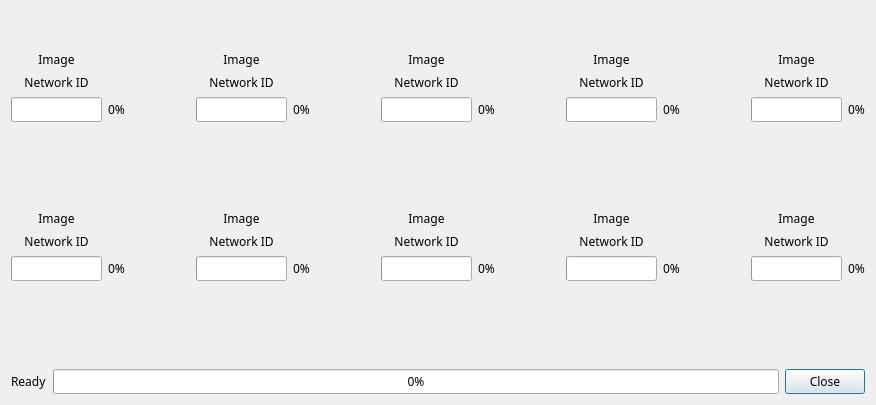
<?xml version="1.0" encoding="UTF-8"?>
<ui version="4.0">
 <class>MODI_ESP32_FIRMWARE_UPDATE_LIST</class>
 <widget class="QDialog" name="MODI_ESP32_FIRMWARE_UPDATE_LIST">
  <property name="geometry">
   <rect>
    <x>0</x>
    <y>0</y>
    <width>876</width>
    <height>393</height>
   </rect>
  </property>
  <property name="sizePolicy">
   <sizepolicy hsizetype="MinimumExpanding" vsizetype="MinimumExpanding">
    <horstretch>0</horstretch>
    <verstretch>0</verstretch>
   </sizepolicy>
  </property>
  <property name="minimumSize">
   <size>
    <width>0</width>
    <height>0</height>
   </size>
  </property>
  <property name="maximumSize">
   <size>
    <width>16777215</width>
    <height>16777215</height>
   </size>
  </property>
  <property name="font">
   <font>
    <family>LuxHanSans</family>
   </font>
  </property>
  <property name="focusPolicy">
   <enum>Qt::StrongFocus</enum>
  </property>
  <property name="windowTitle">
   <string>Update list</string>
  </property>
  <property name="autoFillBackground">
   <bool>false</bool>
  </property>
  <layout class="QVBoxLayout" name="verticalLayout">
   <item>
    <spacer name="verticalSpacer_4">
     <property name="orientation">
      <enum>Qt::Vertical</enum>
     </property>
     <property name="sizeType">
      <enum>QSizePolicy::Fixed</enum>
     </property>
     <property name="sizeHint" stdset="0">
      <size>
       <width>20</width>
       <height>40</height>
      </size>
     </property>
    </spacer>
   </item>
   <item>
    <layout class="QHBoxLayout" name="horizontalLayout">
     <item>
      <layout class="QGridLayout" name="gridLayout">
       <item row="2" column="1">
        <widget class="QLabel" name="progress_value_1">
         <property name="text">
          <string>0%</string>
         </property>
         <property name="alignment">
          <set>Qt::AlignCenter</set>
         </property>
        </widget>
       </item>
       <item row="2" column="0">
        <widget class="QProgressBar" name="progress_bar_1">
         <property name="value">
          <number>0</number>
         </property>
         <property name="textVisible">
          <bool>false</bool>
         </property>
         <property name="orientation">
          <enum>Qt::Horizontal</enum>
         </property>
         <property name="textDirection">
          <enum>QProgressBar::TopToBottom</enum>
         </property>
        </widget>
       </item>
       <item row="3" column="0">
        <widget class="QLabel" name="error_message_1">
         <property name="text">
          <string/>
         </property>
         <property name="alignment">
          <set>Qt::AlignCenter</set>
         </property>
        </widget>
       </item>
       <item row="1" column="0">
        <widget class="QLabel" name="network_id_1">
         <property name="text">
          <string>Network ID</string>
         </property>
         <property name="alignment">
          <set>Qt::AlignCenter</set>
         </property>
        </widget>
       </item>
       <item row="0" column="0">
        <widget class="QLabel" name="image_1">
         <property name="text">
          <string>Image</string>
         </property>
         <property name="alignment">
          <set>Qt::AlignCenter</set>
         </property>
        </widget>
       </item>
      </layout>
     </item>
     <item>
      <spacer name="horizontalSpacer_2">
       <property name="orientation">
        <enum>Qt::Horizontal</enum>
       </property>
       <property name="sizeType">
        <enum>QSizePolicy::MinimumExpanding</enum>
       </property>
       <property name="sizeHint" stdset="0">
        <size>
         <width>37</width>
         <height>17</height>
        </size>
       </property>
      </spacer>
     </item>
     <item>
      <layout class="QGridLayout" name="gridLayout_2">
       <item row="1" column="0">
        <widget class="QLabel" name="network_id_2">
         <property name="text">
          <string>Network ID</string>
         </property>
         <property name="alignment">
          <set>Qt::AlignCenter</set>
         </property>
        </widget>
       </item>
       <item row="0" column="0">
        <widget class="QLabel" name="image_2">
         <property name="text">
          <string>Image</string>
         </property>
         <property name="alignment">
          <set>Qt::AlignCenter</set>
         </property>
        </widget>
       </item>
       <item row="2" column="1">
        <widget class="QLabel" name="progress_value_2">
         <property name="text">
          <string>0%</string>
         </property>
         <property name="alignment">
          <set>Qt::AlignCenter</set>
         </property>
        </widget>
       </item>
       <item row="3" column="0">
        <widget class="QLabel" name="error_message_2">
         <property name="text">
          <string/>
         </property>
         <property name="alignment">
          <set>Qt::AlignCenter</set>
         </property>
        </widget>
       </item>
       <item row="2" column="0">
        <widget class="QProgressBar" name="progress_bar_2">
         <property name="value">
          <number>0</number>
         </property>
         <property name="textVisible">
          <bool>false</bool>
         </property>
         <property name="orientation">
          <enum>Qt::Horizontal</enum>
         </property>
         <property name="textDirection">
          <enum>QProgressBar::TopToBottom</enum>
         </property>
        </widget>
       </item>
      </layout>
     </item>
     <item>
      <spacer name="horizontalSpacer_3">
       <property name="orientation">
        <enum>Qt::Horizontal</enum>
       </property>
       <property name="sizeType">
        <enum>QSizePolicy::MinimumExpanding</enum>
       </property>
       <property name="sizeHint" stdset="0">
        <size>
         <width>37</width>
         <height>17</height>
        </size>
       </property>
      </spacer>
     </item>
     <item>
      <layout class="QGridLayout" name="gridLayout_3">
       <item row="2" column="0">
        <widget class="QProgressBar" name="progress_bar_3">
         <property name="value">
          <number>0</number>
         </property>
         <property name="textVisible">
          <bool>false</bool>
         </property>
         <property name="orientation">
          <enum>Qt::Horizontal</enum>
         </property>
         <property name="textDirection">
          <enum>QProgressBar::TopToBottom</enum>
         </property>
        </widget>
       </item>
       <item row="3" column="0">
        <widget class="QLabel" name="error_message_3">
         <property name="text">
          <string/>
         </property>
         <property name="alignment">
          <set>Qt::AlignCenter</set>
         </property>
        </widget>
       </item>
       <item row="2" column="1">
        <widget class="QLabel" name="progress_value_3">
         <property name="text">
          <string>0%</string>
         </property>
         <property name="alignment">
          <set>Qt::AlignCenter</set>
         </property>
        </widget>
       </item>
       <item row="0" column="0">
        <widget class="QLabel" name="image_3">
         <property name="text">
          <string>Image</string>
         </property>
         <property name="alignment">
          <set>Qt::AlignCenter</set>
         </property>
        </widget>
       </item>
       <item row="1" column="0">
        <widget class="QLabel" name="network_id_3">
         <property name="text">
          <string>Network ID</string>
         </property>
         <property name="alignment">
          <set>Qt::AlignCenter</set>
         </property>
        </widget>
       </item>
      </layout>
     </item>
     <item>
      <spacer name="horizontalSpacer_4">
       <property name="orientation">
        <enum>Qt::Horizontal</enum>
       </property>
       <property name="sizeType">
        <enum>QSizePolicy::MinimumExpanding</enum>
       </property>
       <property name="sizeHint" stdset="0">
        <size>
         <width>37</width>
         <height>17</height>
        </size>
       </property>
      </spacer>
     </item>
     <item>
      <layout class="QGridLayout" name="gridLayout_4">
       <item row="1" column="0">
        <widget class="QLabel" name="network_id_4">
         <property name="text">
          <string>Network ID</string>
         </property>
         <property name="alignment">
          <set>Qt::AlignCenter</set>
         </property>
        </widget>
       </item>
       <item row="2" column="0">
        <widget class="QProgressBar" name="progress_bar_4">
         <property name="value">
          <number>0</number>
         </property>
         <property name="textVisible">
          <bool>false</bool>
         </property>
         <property name="orientation">
          <enum>Qt::Horizontal</enum>
         </property>
         <property name="textDirection">
          <enum>QProgressBar::TopToBottom</enum>
         </property>
        </widget>
       </item>
       <item row="2" column="1">
        <widget class="QLabel" name="progress_value_4">
         <property name="text">
          <string>0%</string>
         </property>
         <property name="alignment">
          <set>Qt::AlignCenter</set>
         </property>
        </widget>
       </item>
       <item row="3" column="0">
        <widget class="QLabel" name="error_message_4">
         <property name="text">
          <string/>
         </property>
         <property name="alignment">
          <set>Qt::AlignCenter</set>
         </property>
        </widget>
       </item>
       <item row="0" column="0">
        <widget class="QLabel" name="image_4">
         <property name="text">
          <string>Image</string>
         </property>
         <property name="alignment">
          <set>Qt::AlignCenter</set>
         </property>
        </widget>
       </item>
      </layout>
     </item>
     <item>
      <spacer name="horizontalSpacer_5">
       <property name="orientation">
        <enum>Qt::Horizontal</enum>
       </property>
       <property name="sizeType">
        <enum>QSizePolicy::MinimumExpanding</enum>
       </property>
       <property name="sizeHint" stdset="0">
        <size>
         <width>37</width>
         <height>17</height>
        </size>
       </property>
      </spacer>
     </item>
     <item>
      <layout class="QGridLayout" name="gridLayout_5">
       <item row="3" column="0">
        <widget class="QLabel" name="error_message_5">
         <property name="text">
          <string/>
         </property>
         <property name="alignment">
          <set>Qt::AlignCenter</set>
         </property>
        </widget>
       </item>
       <item row="2" column="1">
        <widget class="QLabel" name="progress_value_5">
         <property name="text">
          <string>0%</string>
         </property>
         <property name="alignment">
          <set>Qt::AlignCenter</set>
         </property>
        </widget>
       </item>
       <item row="0" column="0">
        <widget class="QLabel" name="image_5">
         <property name="text">
          <string>Image</string>
         </property>
         <property name="alignment">
          <set>Qt::AlignCenter</set>
         </property>
        </widget>
       </item>
       <item row="2" column="0">
        <widget class="QProgressBar" name="progress_bar_5">
         <property name="value">
          <number>0</number>
         </property>
         <property name="textVisible">
          <bool>false</bool>
         </property>
         <property name="orientation">
          <enum>Qt::Horizontal</enum>
         </property>
         <property name="textDirection">
          <enum>QProgressBar::TopToBottom</enum>
         </property>
        </widget>
       </item>
       <item row="1" column="0">
        <widget class="QLabel" name="network_id_5">
         <property name="text">
          <string>Network ID</string>
         </property>
         <property name="alignment">
          <set>Qt::AlignCenter</set>
         </property>
        </widget>
       </item>
      </layout>
     </item>
    </layout>
   </item>
   <item>
    <spacer name="verticalSpacer_3">
     <property name="orientation">
      <enum>Qt::Vertical</enum>
     </property>
     <property name="sizeType">
      <enum>QSizePolicy::Fixed</enum>
     </property>
     <property name="sizeHint" stdset="0">
      <size>
       <width>20</width>
       <height>60</height>
      </size>
     </property>
    </spacer>
   </item>
   <item>
    <layout class="QHBoxLayout" name="horizontalLayout_2">
     <item>
      <layout class="QGridLayout" name="gridLayout_6">
       <item row="2" column="1">
        <widget class="QLabel" name="progress_value_6">
         <property name="text">
          <string>0%</string>
         </property>
         <property name="alignment">
          <set>Qt::AlignCenter</set>
         </property>
        </widget>
       </item>
       <item row="1" column="0">
        <widget class="QLabel" name="network_id_6">
         <property name="text">
          <string>Network ID</string>
         </property>
         <property name="alignment">
          <set>Qt::AlignCenter</set>
         </property>
        </widget>
       </item>
       <item row="0" column="0">
        <widget class="QLabel" name="image_6">
         <property name="text">
          <string>Image</string>
         </property>
         <property name="alignment">
          <set>Qt::AlignCenter</set>
         </property>
        </widget>
       </item>
       <item row="2" column="0">
        <widget class="QProgressBar" name="progress_bar_6">
         <property name="value">
          <number>0</number>
         </property>
         <property name="textVisible">
          <bool>false</bool>
         </property>
         <property name="orientation">
          <enum>Qt::Horizontal</enum>
         </property>
         <property name="textDirection">
          <enum>QProgressBar::TopToBottom</enum>
         </property>
        </widget>
       </item>
       <item row="3" column="0">
        <widget class="QLabel" name="error_message_6">
         <property name="text">
          <string/>
         </property>
         <property name="alignment">
          <set>Qt::AlignCenter</set>
         </property>
        </widget>
       </item>
      </layout>
     </item>
     <item>
      <spacer name="horizontalSpacer_6">
       <property name="orientation">
        <enum>Qt::Horizontal</enum>
       </property>
       <property name="sizeType">
        <enum>QSizePolicy::MinimumExpanding</enum>
       </property>
       <property name="sizeHint" stdset="0">
        <size>
         <width>37</width>
         <height>17</height>
        </size>
       </property>
      </spacer>
     </item>
     <item>
      <layout class="QGridLayout" name="gridLayout_7">
       <item row="2" column="0">
        <widget class="QProgressBar" name="progress_bar_7">
         <property name="value">
          <number>0</number>
         </property>
         <property name="textVisible">
          <bool>false</bool>
         </property>
         <property name="orientation">
          <enum>Qt::Horizontal</enum>
         </property>
         <property name="textDirection">
          <enum>QProgressBar::TopToBottom</enum>
         </property>
        </widget>
       </item>
       <item row="0" column="0">
        <widget class="QLabel" name="image_7">
         <property name="text">
          <string>Image</string>
         </property>
         <property name="alignment">
          <set>Qt::AlignCenter</set>
         </property>
        </widget>
       </item>
       <item row="2" column="1">
        <widget class="QLabel" name="progress_value_7">
         <property name="text">
          <string>0%</string>
         </property>
         <property name="alignment">
          <set>Qt::AlignCenter</set>
         </property>
        </widget>
       </item>
       <item row="3" column="0">
        <widget class="QLabel" name="error_message_7">
         <property name="text">
          <string/>
         </property>
         <property name="alignment">
          <set>Qt::AlignCenter</set>
         </property>
        </widget>
       </item>
       <item row="1" column="0">
        <widget class="QLabel" name="network_id_7">
         <property name="text">
          <string>Network ID</string>
         </property>
         <property name="alignment">
          <set>Qt::AlignCenter</set>
         </property>
        </widget>
       </item>
      </layout>
     </item>
     <item>
      <spacer name="horizontalSpacer_7">
       <property name="orientation">
        <enum>Qt::Horizontal</enum>
       </property>
       <property name="sizeType">
        <enum>QSizePolicy::MinimumExpanding</enum>
       </property>
       <property name="sizeHint" stdset="0">
        <size>
         <width>37</width>
         <height>17</height>
        </size>
       </property>
      </spacer>
     </item>
     <item>
      <layout class="QGridLayout" name="gridLayout_8">
       <item row="1" column="0">
        <widget class="QLabel" name="network_id_8">
         <property name="text">
          <string>Network ID</string>
         </property>
         <property name="alignment">
          <set>Qt::AlignCenter</set>
         </property>
        </widget>
       </item>
       <item row="0" column="0">
        <widget class="QLabel" name="image_8">
         <property name="text">
          <string>Image</string>
         </property>
         <property name="alignment">
          <set>Qt::AlignCenter</set>
         </property>
        </widget>
       </item>
       <item row="2" column="1">
        <widget class="QLabel" name="progress_value_8">
         <property name="text">
          <string>0%</string>
         </property>
         <property name="alignment">
          <set>Qt::AlignCenter</set>
         </property>
        </widget>
       </item>
       <item row="3" column="0">
        <widget class="QLabel" name="error_message_8">
         <property name="text">
          <string/>
         </property>
         <property name="alignment">
          <set>Qt::AlignCenter</set>
         </property>
        </widget>
       </item>
       <item row="2" column="0">
        <widget class="QProgressBar" name="progress_bar_8">
         <property name="value">
          <number>0</number>
         </property>
         <property name="textVisible">
          <bool>false</bool>
         </property>
         <property name="orientation">
          <enum>Qt::Horizontal</enum>
         </property>
         <property name="textDirection">
          <enum>QProgressBar::TopToBottom</enum>
         </property>
        </widget>
       </item>
      </layout>
     </item>
     <item>
      <spacer name="horizontalSpacer_8">
       <property name="orientation">
        <enum>Qt::Horizontal</enum>
       </property>
       <property name="sizeType">
        <enum>QSizePolicy::MinimumExpanding</enum>
       </property>
       <property name="sizeHint" stdset="0">
        <size>
         <width>37</width>
         <height>17</height>
        </size>
       </property>
      </spacer>
     </item>
     <item>
      <layout class="QGridLayout" name="gridLayout_9">
       <item row="2" column="1">
        <widget class="QLabel" name="progress_value_9">
         <property name="text">
          <string>0%</string>
         </property>
         <property name="alignment">
          <set>Qt::AlignCenter</set>
         </property>
        </widget>
       </item>
       <item row="3" column="0">
        <widget class="QLabel" name="error_message_9">
         <property name="text">
          <string/>
         </property>
         <property name="alignment">
          <set>Qt::AlignCenter</set>
         </property>
        </widget>
       </item>
       <item row="1" column="0">
        <widget class="QLabel" name="network_id_9">
         <property name="text">
          <string>Network ID</string>
         </property>
         <property name="alignment">
          <set>Qt::AlignCenter</set>
         </property>
        </widget>
       </item>
       <item row="2" column="0">
        <widget class="QProgressBar" name="progress_bar_9">
         <property name="value">
          <number>0</number>
         </property>
         <property name="textVisible">
          <bool>false</bool>
         </property>
         <property name="orientation">
          <enum>Qt::Horizontal</enum>
         </property>
         <property name="textDirection">
          <enum>QProgressBar::TopToBottom</enum>
         </property>
        </widget>
       </item>
       <item row="0" column="0">
        <widget class="QLabel" name="image_9">
         <property name="text">
          <string>Image</string>
         </property>
         <property name="alignment">
          <set>Qt::AlignCenter</set>
         </property>
        </widget>
       </item>
      </layout>
     </item>
     <item>
      <spacer name="horizontalSpacer_9">
       <property name="orientation">
        <enum>Qt::Horizontal</enum>
       </property>
       <property name="sizeType">
        <enum>QSizePolicy::MinimumExpanding</enum>
       </property>
       <property name="sizeHint" stdset="0">
        <size>
         <width>37</width>
         <height>17</height>
        </size>
       </property>
      </spacer>
     </item>
     <item>
      <layout class="QGridLayout" name="gridLayout_10">
       <item row="3" column="0">
        <widget class="QLabel" name="error_message_10">
         <property name="text">
          <string/>
         </property>
         <property name="alignment">
          <set>Qt::AlignCenter</set>
         </property>
        </widget>
       </item>
       <item row="2" column="0">
        <widget class="QProgressBar" name="progress_bar_10">
         <property name="value">
          <number>0</number>
         </property>
         <property name="textVisible">
          <bool>false</bool>
         </property>
         <property name="orientation">
          <enum>Qt::Horizontal</enum>
         </property>
         <property name="textDirection">
          <enum>QProgressBar::TopToBottom</enum>
         </property>
        </widget>
       </item>
       <item row="0" column="0">
        <widget class="QLabel" name="image_10">
         <property name="text">
          <string>Image</string>
         </property>
         <property name="alignment">
          <set>Qt::AlignCenter</set>
         </property>
        </widget>
       </item>
       <item row="1" column="0">
        <widget class="QLabel" name="network_id_10">
         <property name="text">
          <string>Network ID</string>
         </property>
         <property name="alignment">
          <set>Qt::AlignCenter</set>
         </property>
        </widget>
       </item>
       <item row="2" column="1">
        <widget class="QLabel" name="progress_value_10">
         <property name="text">
          <string>0%</string>
         </property>
         <property name="alignment">
          <set>Qt::AlignCenter</set>
         </property>
        </widget>
       </item>
      </layout>
     </item>
    </layout>
   </item>
   <item>
    <spacer name="verticalSpacer_5">
     <property name="orientation">
      <enum>Qt::Vertical</enum>
     </property>
     <property name="sizeType">
      <enum>QSizePolicy::Fixed</enum>
     </property>
     <property name="sizeHint" stdset="0">
      <size>
       <width>20</width>
       <height>60</height>
      </size>
     </property>
    </spacer>
   </item>
   <item>
    <layout class="QHBoxLayout" name="horizontalLayout_3">
     <item>
      <widget class="QLabel" name="total_status">
       <property name="text">
        <string>Ready</string>
       </property>
      </widget>
     </item>
     <item>
      <widget class="QProgressBar" name="progress_bar_total">
       <property name="value">
        <number>0</number>
       </property>
      </widget>
     </item>
     <item>
      <widget class="QPushButton" name="close_button">
       <property name="text">
        <string>Close</string>
       </property>
      </widget>
     </item>
    </layout>
   </item>
  </layout>
 </widget>
 <resources/>
 <connections/>
 <slots>
  <slot>slot1()</slot>
  <slot>slot2()</slot>
  <slot>slot3()</slot>
 </slots>
</ui>
